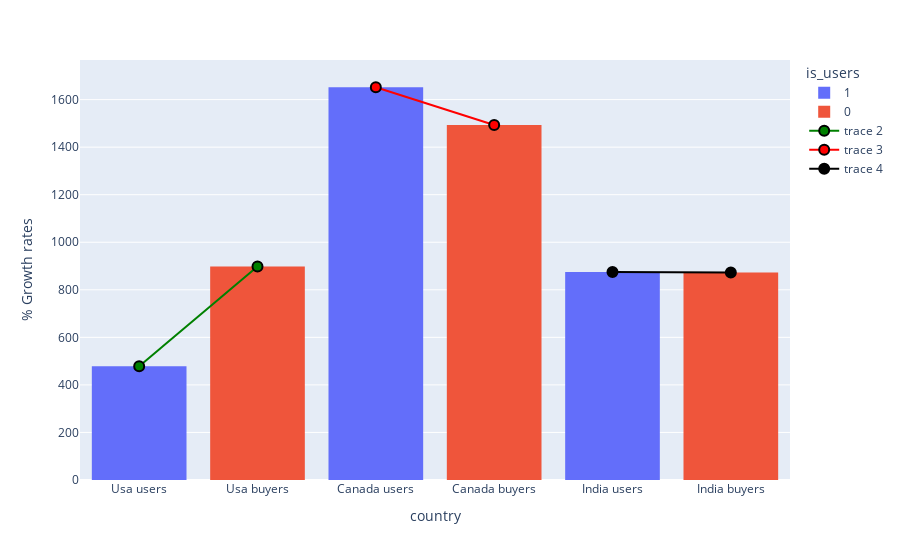

Write notebook code for a chart like this one.
### Code cell
import plotly.graph_objects as go

graphus = px.histogram(growth_comp_data_df, y='growth', x='country', color='is_users', category_orders={'country': ['Usa users', 'Usa buyers', 'Canada users', 'Canada buyers', 'India users', 'India buyers']}, labels=['growth', 'countries'])
graphus.update_yaxes(title_text='% Growth rates')
graphus.add_trace(go.Scatter(x=growth_comp_data_df['country'][:2], y=growth_comp_data_df['growth'], mode='lines+markers',     marker=dict(
        color='green', 
        size=10, 
        symbol='circle',
        line=dict(
            color='black',
            width=2
        )
    )))
graphus.add_trace(go.Scatter(x=growth_comp_data_df['country'][2:4], y=growth_comp_data_df['growth'][2:4], mode='lines+markers',     marker=dict(
        color='red', 
        size=10, 
        symbol='circle',
        line=dict(
            color='black',
            width=2
        )
    )))
graphus.add_trace(go.Scatter(x=growth_comp_data_df['country'][4:6], y=growth_comp_data_df['growth'][4:6], mode='lines+markers',     marker=dict(
        color='black', 
        size=10, 
        symbol='circle',
        line=dict(
            color='black',
            width=2
        )
    )))

### Figure 1 — Plotly figure (JSON) as saved in the notebook; plotly's stock layout.template omitted (floating-point values rounded to 4 significant figures)
{"data": [{"alignmentgroup": "True", "bingroup": "x", "histfunc": "sum", "hovertemplate": "is_users=1<br>country=%{x}<br>sum of growth=%{y}<extra></extra>", "legendgroup": "1", "marker": {"color": "#636efa", "pattern": {"shape": ""}}, "name": "1", "offsetgroup": "1", "orientation": "v", "showlegend": true, "type": "histogram", "x": ["Usa users", "Canada users", "India users"], "xaxis": "x", "y": [478, 1652, 875], "yaxis": "y"}, {"alignmentgroup": "True", "bingroup": "x", "histfunc": "sum", "hovertemplate": "is_users=0<br>country=%{x}<br>sum of growth=%{y}<extra></extra>", "legendgroup": "0", "marker": {"color": "#EF553B", "pattern": {"shape": ""}}, "name": "0", "offsetgroup": "0", "orientation": "v", "showlegend": true, "type": "histogram", "x": ["Usa buyers", "Canada buyers", "India buyers"], "xaxis": "x", "y": [898, 1493, 873], "yaxis": "y"}, {"marker": {"color": "green", "line": {"color": "black", "width": 2}, "size": 10, "symbol": "circle"}, "mode": "lines+markers", "type": "scatter", "x": ["Usa users", "Usa buyers"], "y": [478, 898, 1652, 1493, 875, 873]}, {"marker": {"color": "red", "line": {"color": "black", "width": 2}, "size": 10, "symbol": "circle"}, "mode": "lines+markers", "type": "scatter", "x": ["Canada users", "Canada buyers"], "y": [1652, 1493]}, {"marker": {"color": "black", "line": {"color": "black", "width": 2}, "size": 10, "symbol": "circle"}, "mode": "lines+markers", "type": "scatter", "x": ["India users", "India buyers"], "y": [875, 873]}], "layout": {"barmode": "relative", "legend": {"title": {"text": "is_users"}, "tracegroupgap": 0}, "margin": {"t": 60}, "xaxis": {"anchor": "y", "categoryarray": ["Usa users", "Usa buyers", "Canada users", "Canada buyers", "India users", "India buyers"], "categoryorder": "array", "domain": [0, 1], "title": {"text": "country"}}, "yaxis": {"anchor": "x", "domain": [0, 1], "title": {"text": "% Growth rates"}}}}
